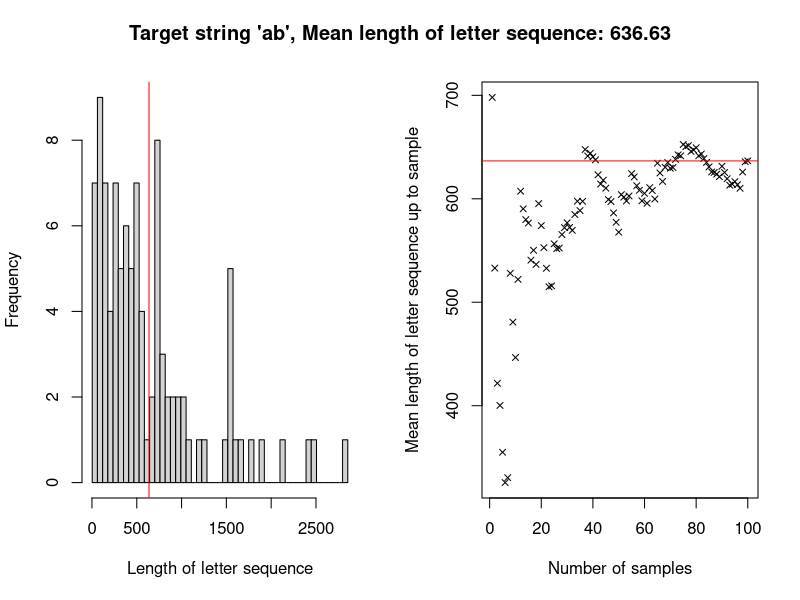

Write the R code that produced this figure.
fnInfiniteMonkey <- function(strTarget) {
  # This function is a simulation of the infinite monkey theorem. It generates a
  # random sequence of letters until a given target string appears.
  # 
  # Args:
  #   strTarget: The target string which should be matched
  #   
  # Returns:
  #   The number of generated letters until the target string appeared
  
  # Split target string to vector of chars
  vecCharTarget <- strsplit(strTarget, "")[[1]]
  # Get the number of letters in target string
  nTarget <- length(vecCharTarget)
  
  # Set counting variable (at least nTarget letters needed)
  nCounter <- nTarget
  
  # Switch on the monkey (i.e. sample the first nTarget letters)
  vecLetterSeqTail <- sample(letters, nTarget, replace = TRUE)
  
  # Let the monkey type until target string was written
  while(!identical(vecCharTarget, vecLetterSeqTail)) {
    
    # Let the monkey hit another key (sample next letter) and store in 
    # vecLetterSeqTail (first in, first out)
    if (nTarget == 1) {
      vecLetterSeqTail <- sample(letters, 1)
    } else {
      vecLetterSeqTail <- c(vecLetterSeqTail[2:nTarget], 
                            sample(letters, 1, replace = TRUE))
    }

    # Count
    nCounter <- nCounter + 1
  }
  
  # Return the length of the generated letter sequence
  return(nCounter)
}

fnEvaluateMonkey <- function(strTarget, nSamples) {
  # This function runs the inifinite monkey multiple times with a given
  # string and evaluates the outcome with some plots
  # 
  # Args:
  #   strTarget: The target string which should be matched
  #   nSamples:  Number of samples, which should be used for evaluation
  #   
  # Returns:
  #   -
  
  # Prepare vector for resulting lengths of letter sequences
  vecLetterSeqLen <- integer(nSamples)
  
  # RELEASE THE MONKEYS! (... one after another)
  for (i in 1:nSamples) {
    vecLetterSeqLen[i] <- fnInfiniteMonkey(strTarget)
  }
  
  # Compute mean with each new sample
  vecLetterSeqLenMeans <- cumsum(vecLetterSeqLen) / (1:nSamples)
  
  # Split plot panel
  par(mfrow = c(1,2))
  
  # Plot histogram
  hist(vecLetterSeqLen,
       breaks = seq(min(vecLetterSeqLen), max(vecLetterSeqLen), length = 50),
       xlab = "Length of letter sequence",
       main = NULL)
  abline(v = vecLetterSeqLenMeans[nSamples], col = "red")
  
  # Plot means
  plot(1:nSamples, vecLetterSeqLenMeans,
       xlab = "Number of samples",
       ylab = "Mean length of letter sequence up to sample",
       pch = 4,
       cex = 0.8)
  abline(h = vecLetterSeqLenMeans[nSamples], col = "red")
  
  # Set title
  title(paste("Target string '",strTarget, "'",
              ", Mean length of letter sequence: ",
              vecLetterSeqLenMeans[nSamples], sep = ""),
        outer = TRUE, line = -2)
}

fnEvaluateMonkey("ab", 100)
